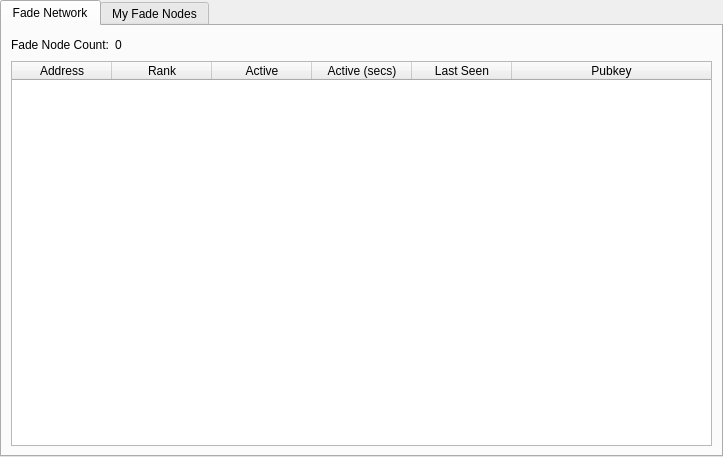
<?xml version="1.0" encoding="UTF-8"?>
<ui version="4.0">
 <class>MasternodeManager</class>
 <widget class="QWidget" name="MasternodeManager">
  <property name="geometry">
   <rect>
    <x>0</x>
    <y>0</y>
    <width>723</width>
    <height>457</height>
   </rect>
  </property>
  <property name="windowTitle">
   <string>Form</string>
  </property>
  <layout class="QVBoxLayout" name="topLayout">
   <property name="leftMargin">
    <number>0</number>
   </property>
   <property name="topMargin">
    <number>0</number>
   </property>
   <property name="rightMargin">
    <number>0</number>
   </property>
   <property name="bottomMargin">
    <number>0</number>
   </property>
   <item>
    <layout class="QVBoxLayout" name="verticalLayout">
     <property name="bottomMargin">
      <number>0</number>
     </property>
     <item>
      <widget class="QTabWidget" name="tabWidget">
       <property name="currentIndex">
        <number>0</number>
       </property>
       <widget class="QWidget" name="tab">
        <attribute name="title">
         <string>Fade Network</string>
        </attribute>
        <layout class="QGridLayout" name="gridLayout">
         <item row="1" column="0">
          <widget class="QTableWidget" name="tableWidget">
           <property name="editTriggers">
            <set>QAbstractItemView::NoEditTriggers</set>
           </property>
           <property name="alternatingRowColors">
            <bool>true</bool>
           </property>
           <property name="selectionBehavior">
            <enum>QAbstractItemView::SelectRows</enum>
           </property>
           <attribute name="horizontalHeaderStretchLastSection">
            <bool>true</bool>
           </attribute>
           <column>
            <property name="text">
             <string>Address</string>
            </property>
           </column>
           <column>
            <property name="text">
             <string>Rank</string>
            </property>
           </column>
           <column>
            <property name="text">
             <string>Active</string>
            </property>
           </column>
           <column>
            <property name="text">
             <string>Active (secs)</string>
            </property>
           </column>
           <column>
            <property name="text">
             <string>Last Seen</string>
            </property>
           </column>
           <column>
            <property name="text">
             <string>Pubkey</string>
            </property>
           </column>
          </widget>
         </item>
         <item row="0" column="0">
          <layout class="QHBoxLayout" name="horizontalLayout_3">
           <property name="bottomMargin">
            <number>0</number>
           </property>
           <item>
            <widget class="QLabel" name="label_2">
             <property name="text">
              <string>Fade Node Count:</string>
             </property>
            </widget>
           </item>
           <item>
            <widget class="QLabel" name="countLabel">
             <property name="text">
              <string>0</string>
             </property>
            </widget>
           </item>
           <item>
            <spacer name="horizontalSpacer_3">
             <property name="orientation">
              <enum>Qt::Horizontal</enum>
             </property>
             <property name="sizeHint" stdset="0">
              <size>
               <width>40</width>
               <height>20</height>
              </size>
             </property>
            </spacer>
           </item>
          </layout>
         </item>
        </layout>
       </widget>
       <widget class="QWidget" name="tab_2">
        <attribute name="title">
         <string>My Fade Nodes</string>
        </attribute>
        <layout class="QGridLayout" name="gridLayout_2">
         <item row="0" column="0">
          <layout class="QVBoxLayout" name="verticalLayout_2">
           <property name="bottomMargin">
            <number>0</number>
           </property>
           <item>
            <layout class="QHBoxLayout" name="horizontalLayout">
             <item>
              <widget class="QPushButton" name="createButton">
               <property name="text">
                <string>&amp;Create...</string>
               </property>
              </widget>
             </item>
             <item>
              <widget class="QPushButton" name="copyAddressButton">
               <property name="text">
                <string>Copy &amp;Address</string>
               </property>
              </widget>
             </item>
             <item>
              <spacer name="horizontalSpacer">
               <property name="orientation">
                <enum>Qt::Horizontal</enum>
               </property>
               <property name="sizeHint" stdset="0">
                <size>
                 <width>40</width>
                 <height>20</height>
                </size>
               </property>
              </spacer>
             </item>
            </layout>
           </item>
           <item>
            <widget class="QTableWidget" name="tableWidget_2">
             <property name="editTriggers">
              <set>QAbstractItemView::NoEditTriggers</set>
             </property>
             <property name="alternatingRowColors">
              <bool>true</bool>
             </property>
             <property name="selectionMode">
              <enum>QAbstractItemView::SingleSelection</enum>
             </property>
             <property name="selectionBehavior">
              <enum>QAbstractItemView::SelectRows</enum>
             </property>
             <attribute name="horizontalHeaderStretchLastSection">
              <bool>true</bool>
             </attribute>
             <column>
              <property name="text">
               <string>Alias</string>
              </property>
             </column>
             <column>
              <property name="text">
               <string>IP/Onion</string>
              </property>
             </column>
             <column>
              <property name="text">
               <string>Status</string>
              </property>
             </column>
             <column>
              <property name="text">
               <string>Collateral Address</string>
              </property>
             </column>
            </widget>
           </item>
           <item>
            <layout class="QHBoxLayout" name="horizontalLayout_2">
             <property name="bottomMargin">
              <number>0</number>
             </property>
             <item>
              <widget class="QPushButton" name="editButton">
               <property name="text">
                <string>&amp;Edit</string>
               </property>
              </widget>
             </item>
             <item>
              <widget class="QPushButton" name="getConfigButton">
               <property name="text">
                <string>&amp;Get Config</string>
               </property>
              </widget>
             </item>
             <item>
              <widget class="QPushButton" name="removeButton">
               <property name="text">
                <string>&amp;Remove</string>
               </property>
              </widget>
             </item>
             <item>
              <spacer name="horizontalSpacer_2">
               <property name="orientation">
                <enum>Qt::Horizontal</enum>
               </property>
               <property name="sizeHint" stdset="0">
                <size>
                 <width>40</width>
                 <height>20</height>
                </size>
               </property>
              </spacer>
             </item>
            </layout>
           </item>
           <item>
            <layout class="QHBoxLayout" name="horizontalLayout_4">
             <property name="bottomMargin">
              <number>0</number>
             </property>
             <item>
              <widget class="QPushButton" name="startButton">
               <property name="text">
                <string>&amp;Start</string>
               </property>
              </widget>
             </item>
             <item>
              <widget class="QPushButton" name="stopButton">
               <property name="text">
                <string>Sto&amp;p</string>
               </property>
              </widget>
             </item>
             <item>
              <spacer name="horizontalSpacer_4">
               <property name="orientation">
                <enum>Qt::Horizontal</enum>
               </property>
               <property name="sizeHint" stdset="0">
                <size>
                 <width>40</width>
                 <height>20</height>
                </size>
               </property>
              </spacer>
             </item>
            </layout>
           </item>
           <item>
            <layout class="QHBoxLayout" name="horizontalLayout_5">
             <property name="bottomMargin">
              <number>0</number>
             </property>
             <item>
              <widget class="QPushButton" name="startAllButton">
               <property name="text">
                <string>S&amp;tart All</string>
               </property>
              </widget>
             </item>
             <item>
              <widget class="QPushButton" name="stopAllButton">
               <property name="text">
                <string>St&amp;op All</string>
               </property>
              </widget>
             </item>
             <item>
              <spacer name="horizontalSpacer_5">
               <property name="orientation">
                <enum>Qt::Horizontal</enum>
               </property>
               <property name="sizeHint" stdset="0">
                <size>
                 <width>40</width>
                 <height>20</height>
                </size>
               </property>
              </spacer>
             </item>
            </layout>
           </item>
          </layout>
         </item>
        </layout>
       </widget>
      </widget>
     </item>
    </layout>
   </item>
  </layout>
 </widget>
 <resources/>
 <connections/>
</ui>
